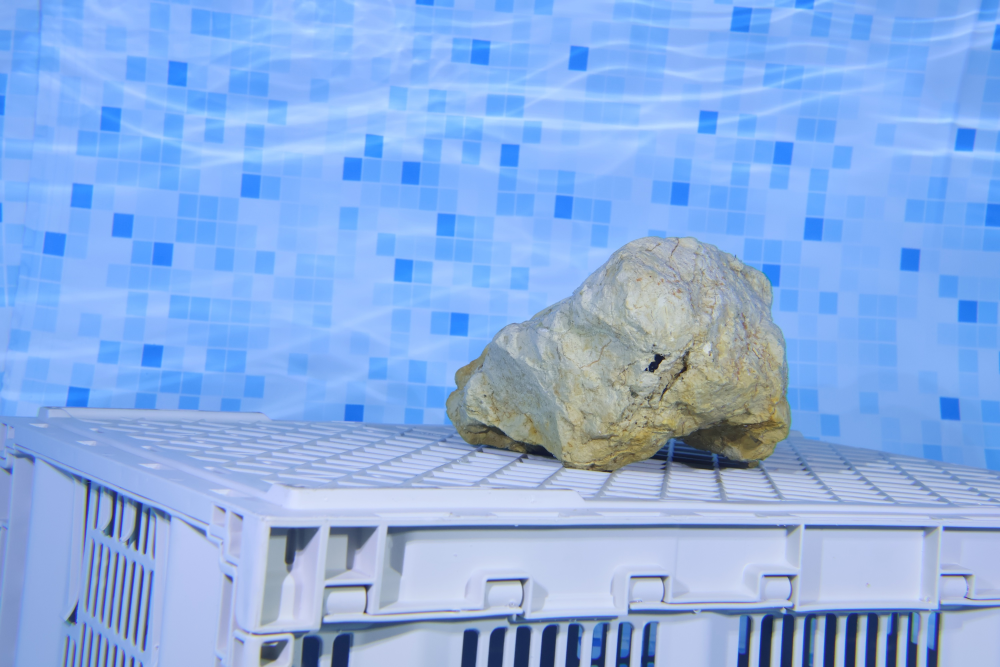
#> input picture downsampled/scene_l_0026.jpeg, 3000 x 2000 px (shown at 1/3 size); its folder holds 5 pictures in this run
$ python projection.py
#> lines starting #> are read from the running program, lines starting #| are printed output that depends on the picture
### utils.py
import numpy as np
from calibration.utils import trace_refract_ray
#import data.param_calib as param_calib
import data.calib_luca as param_calib
import json
import cv2

def r0_rd(Y, R=np.eye(3), t=np.zeros((3,)), cam="l") :
    """
    Donne r0 et rd pour un point Y = [a, b] dans l'image
    /!\ -- R et t sont la matrice de rotation et le vecteur de translation
    du repere monde vers le repere gauche
    """
    t.reshape((3,))
    if cam == "l" :
        r0_cam, rd_cam = trace_refract_ray(Y, param_calib.air_K_l, param_calib.D_l, param_calib.n_l, param_calib.THICKNESS, param_calib.ETA_GLASS, param_calib.ETA_WATER)
        # passage du repere gauche au repere monde
        r0 = R.T @ r0_cam - R.T @ t
        rd = R.T @ rd_cam
        # r0 = R @ r0_cam + t
        # rd = R @ rd_cam
    elif cam == "r" :
        r0_cam, rd_cam = trace_refract_ray(Y, param_calib.air_K_r, param_calib.D_r, param_calib.n_r, param_calib.THICKNESS, param_calib.ETA_GLASS, param_calib.ETA_WATER)
        # passage du repere droit au repere monde
        R_DG = param_calib.R_DG
        t_DG = param_calib.t_DG
        r0 = R.T @ (R_DG.T @ r0_cam - R_DG.T @ t_DG) - R.T @ t
        rd = R.T @ R_DG.T @ rd_cam
    else :
        raise ValueError(f"Incorrect value : {cam}. 'cam' must be 'l' or 'r'")
    rd_norm = ((rd) ** 2).sum() ** 0.5
    return r0, rd/rd_norm


# [26 lines left out: functions distance_X_to_D_r0_rd, get_image_data, not called in this run]

# [2 lines that do not run on import are left out]

# [47 lines left out: functions closest_point_to_two_lines, barycentric_coordinates, bilinear_interpolate, not called in this run]

### calibration/utils.py
import numpy as np
from numba import njit
import cv2
import networkx as nx


# [8 lines left out: function undistort_rgb, not called in this run]


def leaves(graph):
    deg = nx.degree(graph)
    return {node for node, degree in deg if degree == 1}


# [30 lines left out: functions find_root, index_slice_to_bool_slice, custom_rodrigues, not called in this run]


@njit(error_model='numpy')
def normalize(v):
    return v / np.linalg.norm(v)


# [80 lines left out: functions reprojection_matrix, reproject_point, _reconstruct_3d_points, reconstruct_3d_points, rig_projection_matrices, inverse_rot_trans and 1 more, not called in this run]


# TODO dataclass?
class RigParameters:
    # [32 lines left out: functions __init__, closest_point_to_two_lines, not called in this run]


@njit(error_model="numpy")
def trace_refract_ray(pixel_coord, air_K, distance, normal, thickness, eta_glass, eta_water):
    """
    assumes that `pixel_coord` was already undistorted
    """
    camera_rd = np.linalg.inv(air_K) @ np.array([pixel_coord[0], pixel_coord[1], 1])
    camera_rd /= np.linalg.norm(camera_rd)

    # [8 lines of commented-out code are left out]
    c = normal @ camera_rd
    r = 1 / eta_glass
    glass_rd = r * camera_rd - (r * c - np.sqrt(1 - r*r * (1 - c*c))) * normal
    glass_rd /= np.linalg.norm(glass_rd)
    glass_ro = camera_rd * (((np.array([0, 0, distance])) @ normal) / (camera_rd @ normal))

    # second intersection and refraction, from inside the flat port towards the water
    c = normal @ glass_rd
    r = eta_glass / eta_water
    water_rd = r * glass_rd - (r * c - np.sqrt(1 - r*r * (1 - c*c))) * normal
    water_rd /= np.linalg.norm(water_rd)
    water_ro = glass_ro + glass_rd * (((np.array([0, 0, distance]) + thickness * normal - glass_ro) @ normal) / (glass_rd @ normal))

    return water_ro, water_rd


# [13 lines left out: function reconstruct_3d_point_refract, not called in this run]

### projection.py
from utils import r0_rd
import cv2
import numpy as np
import open3d as o3d
import json

# chargement de l'image
image_id = 26
# position de l'image
with open("data/absolute_transforms.json") as f :
#> (reads data/absolute_transforms.json from the repository)
    data = json.load(f)
    t_rot = np.array(data["0"][str(image_id)]).flatten()
    rot,_ = cv2.Rodrigues(np.array(t_rot[:3], dtype=np.float64))
    t = np.array(t_rot[3:], dtype=np.float64)
print(rot, t)

image_path = f"downsampled/scene_l_00{str(image_id)}.jpeg"
print(image_path)
image = cv2.imread(image_path)
#> image is the input picture: shape (2000, 3000, 3); mean B, G, R 228.3, 173.9, 137.4
hauteur_y, largeur_x = image.shape[:2] # 2000, 3000
#> hauteur_y = 2000; largeur_x = 3000

x_image = 1900
y_image = 1200

Y= np.array([x_image, y_image], dtype=np.float64)


cv2.circle(image, (int(x_image), int(y_image)), radius=10, color=(0, 0, 255), thickness=-1)
cv2.imwrite("image_avec_point.jpg", cv2.flip(image, 1))
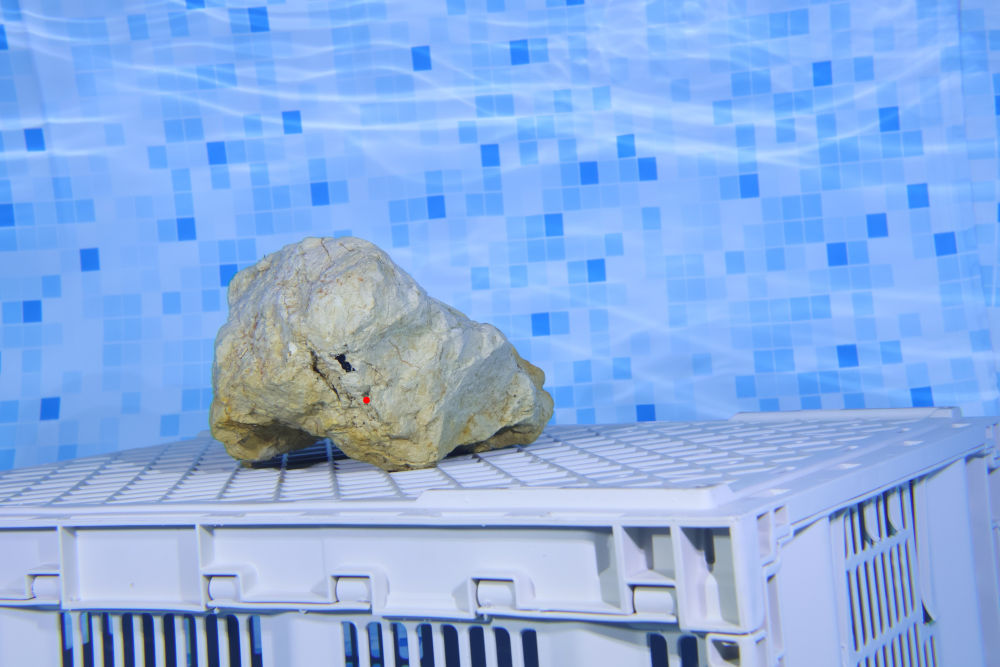
#> saved as image_avec_point.jpg: shape (2000, 3000, 3) (shown at 1/3 size); mean B, G, R 228.3, 173.9, 137.4


r0, rd = r0_rd(Y, rot, t)
print(r0, rd)

mesh= o3d.io.read_triangle_mesh("fichiers_ply/mesh_cailloux.ply")

# tracer le rayon
ligne = o3d.geometry.LineSet()
ligne.points = o3d.utility.Vector3dVector([r0-1200*rd, r0 -500 * rd])
ligne.lines = o3d.utility.Vector2iVector([[0, 1]])

lignes_coins = []
for x in [0, 2999] :
    for y in [0, 1999] :
        Y= np.array([x, y], dtype=np.float64)
        r0_coin, rd_coin = r0_rd(Y, rot, t)
        ligne_coin = o3d.geometry.LineSet()
        ligne_coin.points = o3d.utility.Vector3dVector([r0_coin-1200*rd_coin, r0_coin -500 * rd_coin])
        ligne_coin.lines = o3d.utility.Vector2iVector([[0, 1]])
        lignes_coins.append(ligne_coin)

# visualisation
o3d.visualization.draw_geometries([mesh, ligne]+lignes_coins)
